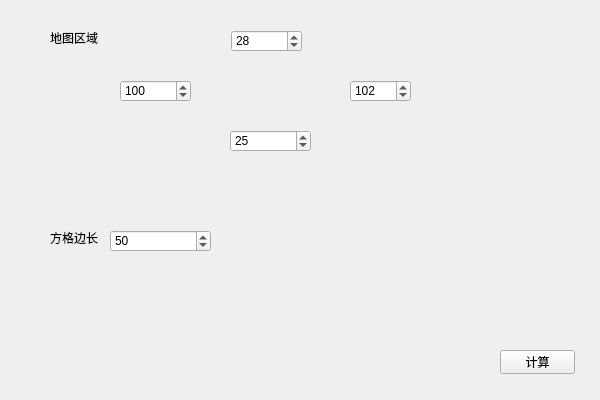
<?xml version="1.0" encoding="UTF-8"?>
<ui version="4.0">
 <class>CutShpGridClass</class>
 <widget class="QWidget" name="CutShpGridClass">
  <property name="geometry">
   <rect>
    <x>0</x>
    <y>0</y>
    <width>600</width>
    <height>400</height>
   </rect>
  </property>
  <property name="windowTitle">
   <string>CutShpGrid</string>
  </property>
  <widget class="QPushButton" name="pushButton">
   <property name="geometry">
    <rect>
     <x>500</x>
     <y>350</y>
     <width>75</width>
     <height>24</height>
    </rect>
   </property>
   <property name="text">
    <string>计算</string>
   </property>
  </widget>
  <widget class="QSpinBox" name="spinBox_t">
   <property name="geometry">
    <rect>
     <x>231</x>
     <y>30</y>
     <width>71</width>
     <height>22</height>
    </rect>
   </property>
   <property name="maximum">
    <number>90</number>
   </property>
   <property name="value">
    <number>28</number>
   </property>
  </widget>
  <widget class="QSpinBox" name="spinBox_l">
   <property name="geometry">
    <rect>
     <x>120</x>
     <y>80</y>
     <width>71</width>
     <height>22</height>
    </rect>
   </property>
   <property name="maximum">
    <number>180</number>
   </property>
   <property name="value">
    <number>100</number>
   </property>
  </widget>
  <widget class="QSpinBox" name="spinBox_r">
   <property name="geometry">
    <rect>
     <x>350</x>
     <y>80</y>
     <width>61</width>
     <height>22</height>
    </rect>
   </property>
   <property name="maximum">
    <number>180</number>
   </property>
   <property name="value">
    <number>102</number>
   </property>
  </widget>
  <widget class="QSpinBox" name="spinBox_b">
   <property name="geometry">
    <rect>
     <x>230</x>
     <y>130</y>
     <width>81</width>
     <height>22</height>
    </rect>
   </property>
   <property name="maximum">
    <number>90</number>
   </property>
   <property name="value">
    <number>25</number>
   </property>
  </widget>
  <widget class="QSpinBox" name="spinBox_interval">
   <property name="geometry">
    <rect>
     <x>110</x>
     <y>230</y>
     <width>101</width>
     <height>22</height>
    </rect>
   </property>
   <property name="value">
    <number>50</number>
   </property>
  </widget>
  <widget class="QLabel" name="label">
   <property name="geometry">
    <rect>
     <x>50</x>
     <y>230</y>
     <width>55</width>
     <height>16</height>
    </rect>
   </property>
   <property name="text">
    <string>方格边长</string>
   </property>
  </widget>
  <widget class="QLabel" name="label_2">
   <property name="geometry">
    <rect>
     <x>50</x>
     <y>30</y>
     <width>55</width>
     <height>16</height>
    </rect>
   </property>
   <property name="text">
    <string>地图区域</string>
   </property>
  </widget>
 </widget>
 <layoutdefault spacing="6" margin="11"/>
 <resources>
  <include location="CutShpGrid.qrc"/>
 </resources>
 <connections/>
</ui>
